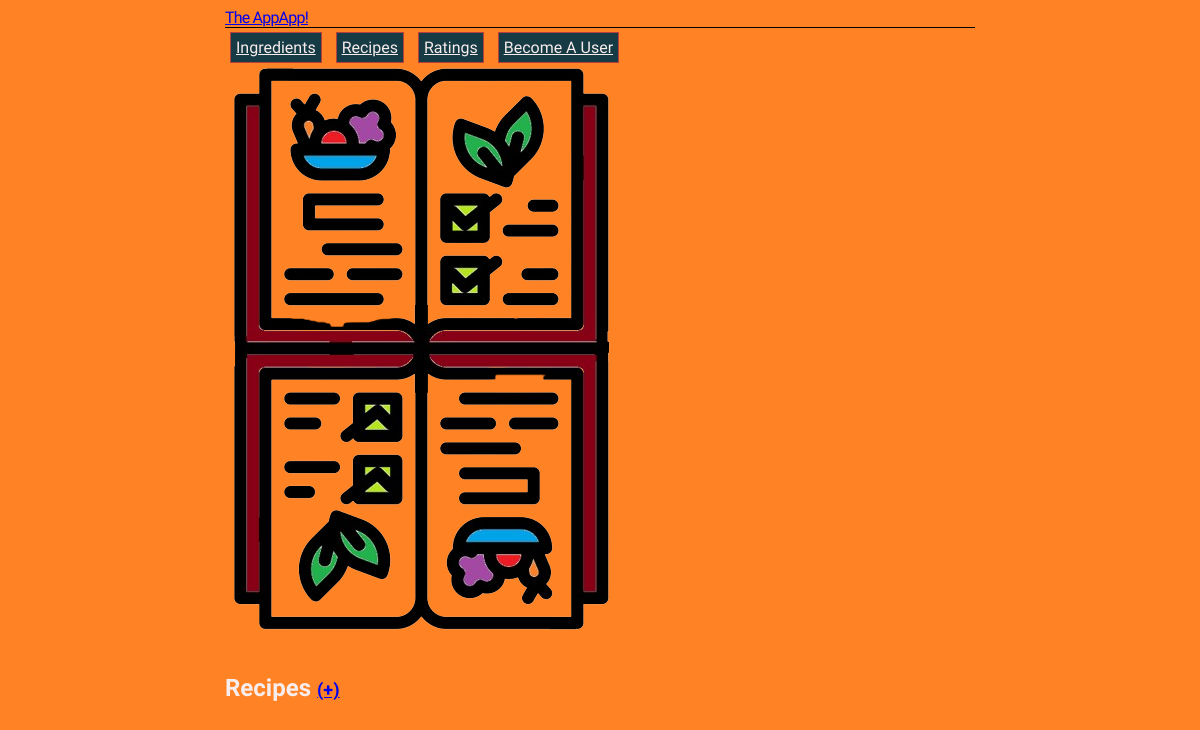
The app's page /recipes, older data.
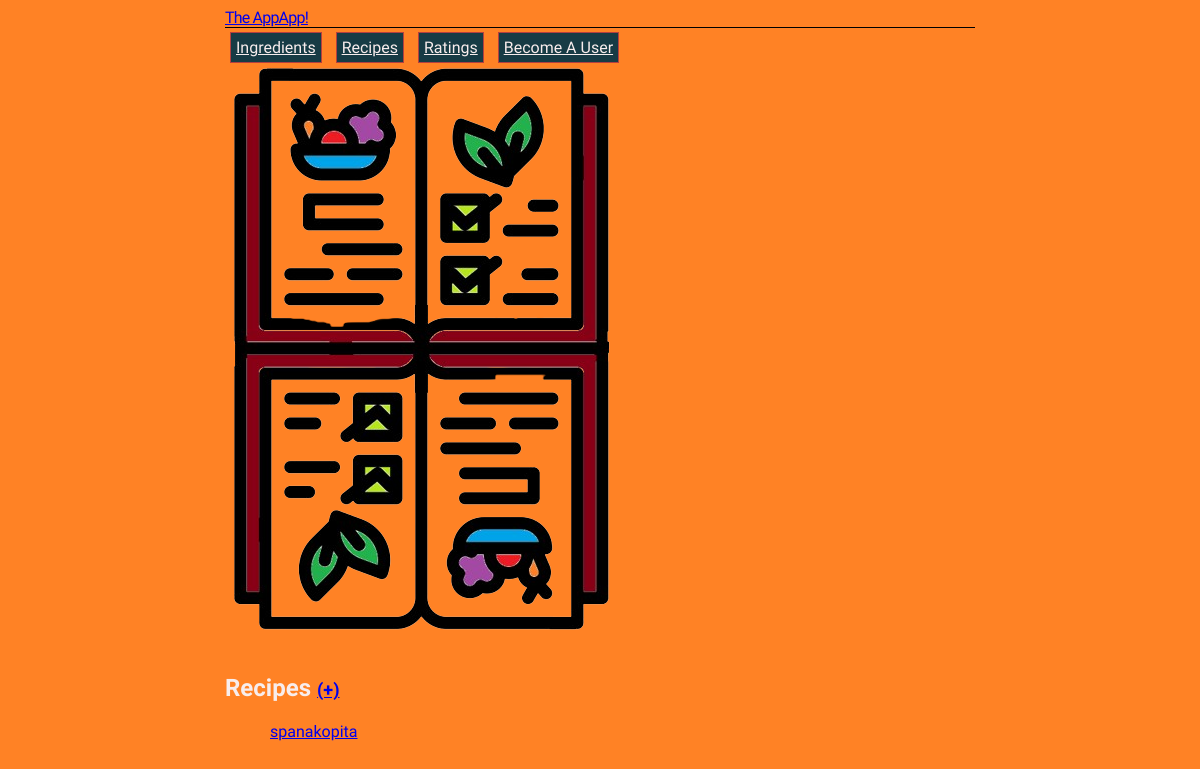
The same page, newer data.
### appapp/models.py (models this page shows, shortened)
class Recipe(models.Model):
    name = models.CharField(max_length=100)
    created_by = models.ForeignKey(User, on_delete=models.SET_NULL, null=True)
    ingredients = models.ManyToManyField("Ingredient")
    rating = models.ForeignKey("Rating", on_delete=models.SET_NULL, related_name="Rating", null=True, blank=True)

### appapp/views.py (the view)
# urls.py: path('recipes', views.recipe_list, name='recipe_list'),
def recipe_list(request):
    recipes = Recipe.objects.all()
    return render(request, 'appapp/recipe_list.html', {'recipes': recipes})

### appapp/templates/appapp/recipe_list.html
{% extends 'appapp/base.html' %} {% block content %}
<img src="../../static/images/recipes_logo.png">
<h2>Recipes <a href="{% url 'recipe_create' %}">(+)</a></h2>
<ul>
    {% for recipe in recipes %}
    <li>
        <a href="{% url 'recipe_detail' pk=recipe.pk %}">
            {{ recipe.name }}
        </a>
    </li>
    {% endfor %}
</ul>
{% endblock %}

Row changes from the older to the newer data that the page shows:
added Recipe: name "spanakopita"
